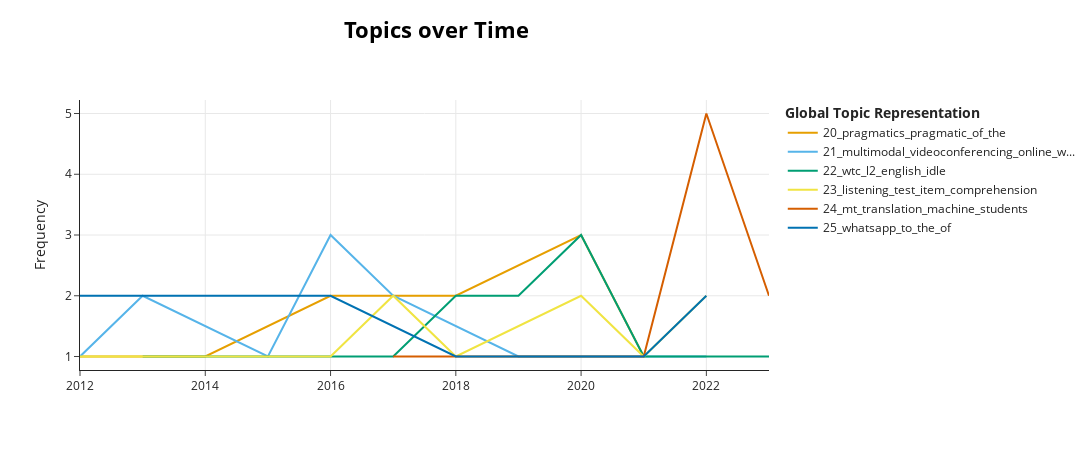

Source (notebook cell):
### Code cell
model.visualize_topics_over_time(topics_over_time, topics=[20, 21, 22, 23, 24, 25])
#COVID-19 Topic

### Figure 1 — Plotly figure (JSON) as saved in the notebook; plotly's stock layout.template omitted (floating-point values rounded to 4 significant figures)
{"data": [{"hoverinfo": "text", "hovertext": ["<b>Topic 20</b><br>Words: speaking, voice, gains, blog, blogs", "<b>Topic 20</b><br>Words: pragmatic, kasper, amp, pragmatics, 2001", "<b>Topic 20</b><br>Words: openings, closings, chinese, pragmatics, pragmatic", "<b>Topic 20</b><br>Words: formulas, pragmatics, routine, pragmatic, raising", "<b>Topic 20</b><br>Words: idioms, agent, pragmatics, speech, l1", "<b>Topic 20</b><br>Words: ilp, pragmatic, simulations, pragmatics, of", "<b>Topic 20</b><br>Words: pragmatics, modifiers, nonverbal, of, politeness", "<b>Topic 20</b><br>Words: pragmatics, pragmatic, enough, have, to"], "marker": {"color": "#E69F00"}, "mode": "lines", "name": "20_pragmatics_pragmatic_of_the", "type": "scatter", "x": [2012, 2013, 2014, 2016, 2017, 2018, 2020, 2021], "y": [1, 1, 1, 2, 2, 2, 3, 1]}, {"hoverinfo": "text", "hovertext": ["<b>Topic 21</b><br>Words: videoconferencing, interaction, how, online, environment", "<b>Topic 21</b><br>Words: multimodal, webcam, dvc, gaze, contact", "<b>Topic 21</b><br>Words: online, gaze, pinyin, beginner, learners", "<b>Topic 21</b><br>Words: webcams, webcam, trainee, multimodal, videoconferencing", "<b>Topic 21</b><br>Words: multimodal, challenges, online, researchers, interactions", "<b>Topic 21</b><br>Words: videoconferencing, audioconferencing, condition, referential, properties", "<b>Topic 21</b><br>Words: quot, screen, multimodal, semiotic, initiators", "<b>Topic 21</b><br>Words: actions, online, giving, videoconferencing, multimodal", "<b>Topic 21</b><br>Words: approach, tutoring, eye, tracking, sessions"], "marker": {"color": "#56B4E9"}, "mode": "lines", "name": "21_multimodal_videoconferencing_online_w...", "type": "scatter", "x": [2012, 2013, 2015, 2016, 2017, 2019, 2020, 2021, 2022], "y": [1, 2, 1, 3, 2, 1, 1, 1, 1]}, {"hoverinfo": "text", "hovertext": ["<b>Topic 22</b><br>Words: informal, these, english, of, range", "<b>Topic 22</b><br>Words: oile, english, professors, cognitions, of", "<b>Topic 22</b><br>Words: oile, sockett, kusyk, l2, participation", "<b>Topic 22</b><br>Words: l2, self, of, english, is", "<b>Topic 22</b><br>Words: idle, wtc, l2, english, efl", "<b>Topic 22</b><br>Words: wtc, idle, l2, english, digital", "<b>Topic 22</b><br>Words: associative, vocabulary, network, das, als", "<b>Topic 22</b><br>Words: l2, ideal, self, wtc, communication"], "marker": {"color": "#009E73"}, "mode": "lines", "name": "22_wtc_l2_english_idle", "type": "scatter", "x": [2013, 2015, 2017, 2018, 2019, 2020, 2021, 2023], "y": [1, 1, 1, 2, 2, 3, 1, 1]}, {"hoverinfo": "text", "hovertext": ["<b>Topic 23</b><br>Words: listening, speed, test, tempo, normal", "<b>Topic 23</b><br>Words: listening, noticing, comprehension, imll, manipulated", "<b>Topic 23</b><br>Words: preview, listening, test, item, input", "<b>Topic 23</b><br>Words: listening, item, pte, academic, test", "<b>Topic 23</b><br>Words: listening, metacognitive, dialogic, multimedia, awareness", "<b>Topic 23</b><br>Words: listening, hearing, item, options, metacognitive", "<b>Topic 23</b><br>Words: vlogs, listening, source, perceptions, teachers", "<b>Topic 23</b><br>Words: listening, test, eg, cg, comprehension"], "marker": {"color": "#F0E442"}, "mode": "lines", "name": "23_listening_test_item_comprehension", "type": "scatter", "x": [2012, 2014, 2016, 2017, 2018, 2020, 2021, 2022], "y": [1, 1, 1, 2, 1, 2, 1, 2]}, {"hoverinfo": "text", "hovertext": ["<b>Topic 24</b><br>Words: translation, mt, students, strategies, quot", "<b>Topic 24</b><br>Words: texts, gt, step, english, sw", "<b>Topic 24</b><br>Words: mt, translation, writing, students, student", "<b>Topic 24</b><br>Words: mt, error, errors, outputs, texts", "<b>Topic 24</b><br>Words: mt, machine, translation, students, texts", "<b>Topic 24</b><br>Words: mt, machine, translation, fl, students"], "marker": {"color": "#D55E00"}, "mode": "lines", "name": "24_mt_translation_machine_students", "type": "scatter", "x": [2017, 2019, 2020, 2021, 2022, 2023], "y": [1, 1, 1, 1, 5, 2]}, {"hoverinfo": "text", "hovertext": ["<b>Topic 25</b><br>Words: tutors, visu, markers, outside, the", "<b>Topic 25</b><br>Words: off, training, screen, her, online", "<b>Topic 25</b><br>Words: message, cmc, students, to, chat", "<b>Topic 25</b><br>Words: cada, cd, welsh, minority, dia", "<b>Topic 25</b><br>Words: chat, environments, differences, engagement, messages", "<b>Topic 25</b><br>Words: whatsapp, messages, of, to, students"], "marker": {"color": "#0072B2"}, "mode": "lines", "name": "25_whatsapp_to_the_of", "type": "scatter", "x": [2012, 2013, 2016, 2018, 2021, 2022], "y": [2, 2, 2, 1, 1, 2]}], "layout": {"height": 450, "hoverlabel": {"bgcolor": "white", "font": {"family": "Rockwell", "size": 16}}, "legend": {"title": {"text": "<b>Global Topic Representation"}}, "title": {"font": {"color": "Black", "size": 22}, "text": "<b>Topics over Time</b>", "x": 0.4, "xanchor": "center", "y": 0.95, "yanchor": "top"}, "width": 1250, "xaxis": {"showgrid": true}, "yaxis": {"showgrid": true, "title": {"text": "Frequency"}}}}
